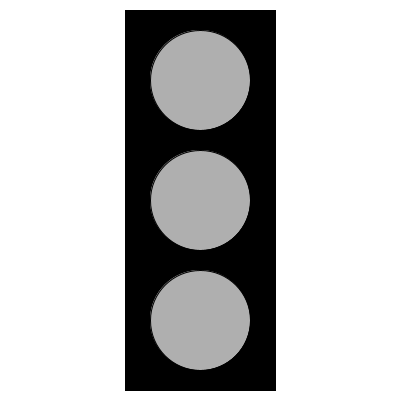
Frame 1 (no input)
Frame 60 (the mouse pressed at the canvas centre just before this capture): identical to frame 1, image omitted
Frame 120 (the mouse held since frame 60 and released just before this capture): identical to frame 1, image omitted

The Processing sketch that drew this single still picture (run headless with seeded random() and noise(); from frame 60 on, the mouse is pressed at the canvas centre):

// Processing sketch: TaskThree
// ── TaskThree.pde
int red = #FF3300;
int green = #3FFF00;
int yellow = #F0F72D;
int grey = 175;
int white = 255;
boolean rDown = false;
boolean gDown = false;
boolean bDown = false;

void setup() {
  size(400, 400);
}

void draw() {
  background(white);
  fill(0);
  rectMode(CENTER);
  rect(width/2, height/2, 150, height-20);
  fill(grey);
  ellipse(width/2, height/2, 100, 100);
  ellipse(width/2, height/2+120, 100, 100);
  ellipse(width/2, height/2-120, 100, 100);

  if (rDown) {
    fill(red);
    ellipse(width/2, height/2-120, 100, 100);
  } else {
    fill(grey);
    ellipse(width/2, height/2-120, 100, 100);
  }

  if (gDown) {
    fill(yellow);
    ellipse(width/2, height/2, 100, 100);
  } else {
    fill(grey);
    ellipse(width/2, height/2, 100, 100);
  }
  
  if (bDown) {
    fill(green);
    ellipse(width/2, height/2+120, 100, 100);
  } else {
    fill(grey);
    ellipse(width/2, height/2+120, 100, 100);
  }
}

void keyPressed() {
  if (key == 'r' || key == 'R')
  {
    rDown = true;
  }
  if (key == 'g' || key == 'G')
  {
    gDown = true;
  }
  if (key == 'b' || key == 'B')
  {
    bDown = true;
  }
}

void keyReleased() {
  if (key == 'r' || key == 'R')
  {
    rDown = false;
  }
  if (key == 'g' || key == 'G')
  {
    gDown = false;
  }
  if (key == 'b' || key == 'B')
  {
    bDown = false;
  }
}
